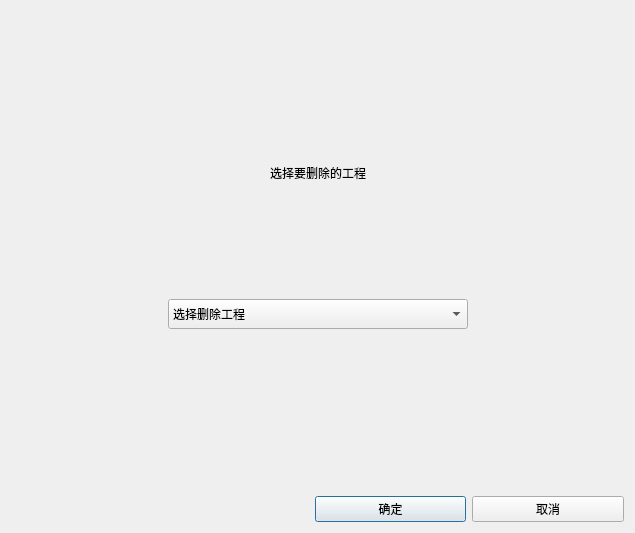
<?xml version="1.0" encoding="UTF-8"?>
<ui version="4.0">
 <class>Dialog</class>
 <widget class="QDialog" name="Dialog">
  <property name="geometry">
   <rect>
    <x>0</x>
    <y>0</y>
    <width>635</width>
    <height>533</height>
   </rect>
  </property>
  <property name="windowTitle">
   <string>delete_data_Window</string>
  </property>
  <layout class="QVBoxLayout" name="verticalLayout" stretch="2,4,1,2,4,2">
   <item>
    <spacer name="verticalSpacer_3">
     <property name="orientation">
      <enum>Qt::Vertical</enum>
     </property>
     <property name="sizeHint" stdset="0">
      <size>
       <width>20</width>
       <height>60</height>
      </size>
     </property>
    </spacer>
   </item>
   <item>
    <layout class="QHBoxLayout" name="horizontalLayout_3">
     <item>
      <spacer name="horizontalSpacer_5">
       <property name="orientation">
        <enum>Qt::Horizontal</enum>
       </property>
       <property name="sizeHint" stdset="0">
        <size>
         <width>40</width>
         <height>20</height>
        </size>
       </property>
      </spacer>
     </item>
     <item>
      <widget class="QLabel" name="label">
       <property name="styleSheet">
        <string notr="true">font: 14pt &quot;新宋体&quot;;</string>
       </property>
       <property name="text">
        <string>选择要删除的工程</string>
       </property>
      </widget>
     </item>
     <item>
      <spacer name="horizontalSpacer_4">
       <property name="orientation">
        <enum>Qt::Horizontal</enum>
       </property>
       <property name="sizeHint" stdset="0">
        <size>
         <width>40</width>
         <height>20</height>
        </size>
       </property>
      </spacer>
     </item>
    </layout>
   </item>
   <item>
    <spacer name="verticalSpacer_2">
     <property name="orientation">
      <enum>Qt::Vertical</enum>
     </property>
     <property name="sizeHint" stdset="0">
      <size>
       <width>20</width>
       <height>29</height>
      </size>
     </property>
    </spacer>
   </item>
   <item>
    <layout class="QHBoxLayout" name="horizontalLayout">
     <item>
      <spacer name="horizontalSpacer">
       <property name="orientation">
        <enum>Qt::Horizontal</enum>
       </property>
       <property name="sizeHint" stdset="0">
        <size>
         <width>40</width>
         <height>20</height>
        </size>
       </property>
      </spacer>
     </item>
     <item>
      <widget class="QComboBox" name="QComboBox_file">
       <property name="minimumSize">
        <size>
         <width>300</width>
         <height>30</height>
        </size>
       </property>
       <property name="maximumSize">
        <size>
         <width>300</width>
         <height>30</height>
        </size>
       </property>
       <item>
        <property name="text">
         <string>选择删除工程</string>
        </property>
       </item>
      </widget>
     </item>
     <item>
      <spacer name="horizontalSpacer_2">
       <property name="orientation">
        <enum>Qt::Horizontal</enum>
       </property>
       <property name="sizeHint" stdset="0">
        <size>
         <width>40</width>
         <height>20</height>
        </size>
       </property>
      </spacer>
     </item>
    </layout>
   </item>
   <item>
    <spacer name="verticalSpacer">
     <property name="orientation">
      <enum>Qt::Vertical</enum>
     </property>
     <property name="sizeHint" stdset="0">
      <size>
       <width>20</width>
       <height>124</height>
      </size>
     </property>
    </spacer>
   </item>
   <item>
    <layout class="QHBoxLayout" name="horizontalLayout_2" stretch="2,1,1">
     <item>
      <spacer name="horizontalSpacer_3">
       <property name="orientation">
        <enum>Qt::Horizontal</enum>
       </property>
       <property name="sizeHint" stdset="0">
        <size>
         <width>40</width>
         <height>20</height>
        </size>
       </property>
      </spacer>
     </item>
     <item>
      <widget class="QPushButton" name="pushButton_ok">
       <property name="text">
        <string>确定</string>
       </property>
      </widget>
     </item>
     <item>
      <widget class="QPushButton" name="pushButton_cancel">
       <property name="text">
        <string>取消</string>
       </property>
      </widget>
     </item>
    </layout>
   </item>
  </layout>
 </widget>
 <resources/>
 <connections/>
</ui>
